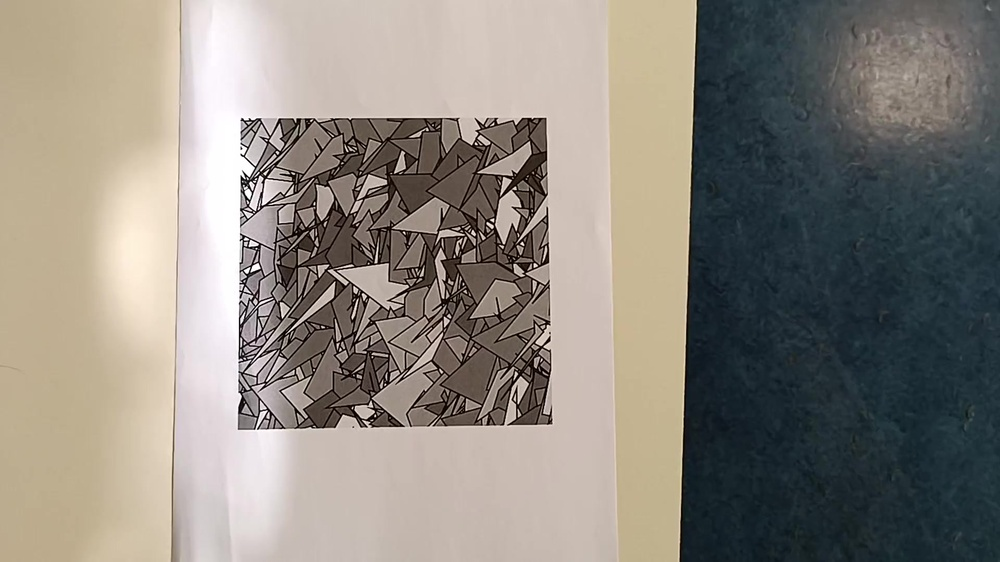
//> input picture build/Images/I0.jpg, 1000 x 562 px, shrunk from 1920 x 1080 before the run
$ ./Main   (built with g++ and OpenCV 4)
//> lines starting //> are read from the running program, lines starting //| are printed output that depends on the picture; after the words box and inside, x2 and y2 are one past the last pixel; in counts of white or black regions, pixels touching at a corner belong together
#include <opencv2/opencv.hpp>
#include <stdio.h>
#include <iostream>
#include <iomanip>
#include <fstream>

using namespace cv;
using namespace std;

vector<Point2f> points;
void CallBackFunc(int event, int x, int y, int flags, void *userdata)
{
    if (event == EVENT_LBUTTONDOWN)
    {
        points.push_back(Point2f(x, y));
        cout << "Left button of the mouse is clicked - position (" << x << ", " << y << ")" << endl;
        if (points.size() >= 4)
        {
            cout << "You have enought point, press any key to continue" << endl;
        }
        if (points.size() > 4)
        {
            points.erase(points.begin());
        }
    }
}

int main(int argc, char **argv)
{
    // DEBUG OPENCV VERSION
    std::cout << "OpenCV Version: " << CV_VERSION << std::endl;

    ////////////////
    //// PART 1 ////
    ////////////////

    // Get I0 from Images/I0.jpg
    Mat I0 = imread("./Images/I0.jpg", IMREAD_COLOR);
//> I0 is the input picture: 562 rows x 1000 cols, CV_8UC3; mean B, G, R 126.2, 134.3, 139.8
    Mat I0Original = I0.clone();
    if (I0.empty())
    {
        printf("Error opening image\n");
        return -1;
    }
    // display I0 in window
    namedWindow("I0", WINDOW_NORMAL);
    imshow("I0", I0);

    // I0 real size (I0 is a card)
    float cardWidth = 150;
    float cardHeight = 150;
    cout << "I0 size: " << I0.size() << endl;
//| I0 size: [1000 x 562]
    cout << "Card size: " << cardWidth << "x" << cardHeight << endl;

    ////////////////
    //// PART 2 ////
    ////////////////

    cout << "====================================" << endl;
    cout << "Click on the 4 corners of the card" << endl;

    // Start mouse callback to get corner points
    setMouseCallback("I0", CallBackFunc, NULL);

    // wait for 4 points
    while (points.size() < 4)
    {
        waitKey(0);
    }
//> this loop made 1 pass; the left mouse button is pressed and released at (250, 140)

    // get the last 4 points
    vector<Point2f> cardPoints;
    for (int i = 0; i < 4; i++)
    {
        cardPoints.push_back(points[points.size() - 4 + i]);
    }

    // DEBUG
    cout << "Card points: " << endl;
    for (int i = 0; i < 4; i++)
    {
        cout << cardPoints[i] << endl;
    }
    points.clear();

    // draw the points and lines
    for (int i = 0; i < 4; i++)
    {
        line(I0, cardPoints[i], cardPoints[(i + 1) % 4], Scalar(0, 0, 255), 5);
    }
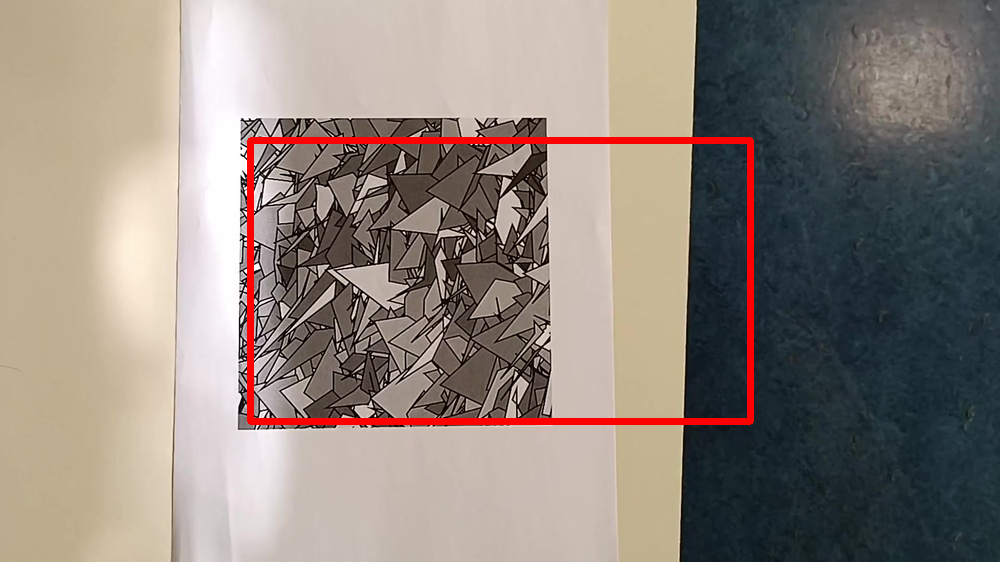
//> I0: 562 rows x 1000 cols, CV_8UC3; 1.94% of pixels changed, all inside (x1, y1, x2, y2) = (247, 137, 754, 425)

    ////////////////
    //// PART 3 ////
    ////////////////

    // THIS IS THE CALIBRATION DATA GET WITH Calibration.cpp

    cv::Mat cameraMatrix = (cv::Mat_<double>(3, 3) << 1801.007946952068, 0, 940.4847995845461,
                            0, 1818.038712323559, 546.9773425745414,
                            0, 0, 1);

    cv::Mat distCoeffs = (cv::Mat_<double>(1, 5) << -0.09990003035182503, 1.434678429670576, -0.002847463971810034, -0.007174763721013124, -6.507474025550844);

    // END OF CALIBRATION DATA

    ////////////////
    //// PART 5 ////
    ////////////////

    // Create 3D points of the card
    // We assume that the card is on the ground plane (Z = 0), scene planaire
    // WARNING : Card size is in mm
    vector<Point3f> objectPoints;
    objectPoints.push_back(Point3f(0, 0, 0));                  // Top-left corner
    objectPoints.push_back(Point3f(cardWidth, 0, 0));          // Top-right corner
    objectPoints.push_back(Point3f(cardWidth, cardHeight, 0)); // Bottom-right corner
    objectPoints.push_back(Point3f(0, cardHeight, 0));         // Bottom-left corner

    // Camera pose estimation
    Mat rvec, tvec;
    solvePnP(objectPoints, cardPoints, cameraMatrix, distCoeffs, rvec, tvec); // solvePnP compute tout seul les points homogenes

    // Display the results
    cout << "Rotation vector (rvec):" << endl
         << rvec << endl;
    cout << "Translation vector (tvec):" << endl
         << tvec << endl;

    vector<Point3f> worldRepere;
    worldRepere.push_back(Point3f(cardWidth / 2, cardHeight / 2, 0));
    worldRepere.push_back(Point3f(cardWidth / 2, cardHeight / 2, -50));
    worldRepere.push_back(Point3f(cardWidth / 2 + 50, cardHeight / 2, 0));
    worldRepere.push_back(Point3f(cardWidth / 2, cardHeight / 2 + 50, 0));

    vector<Point2f> worldRepereProjectedPoints;
    projectPoints(worldRepere, rvec, tvec, cameraMatrix, distCoeffs, worldRepereProjectedPoints);

    arrowedLine(I0, worldRepereProjectedPoints[0], worldRepereProjectedPoints[1], Scalar(0, 255, 0), 5);
    arrowedLine(I0, worldRepereProjectedPoints[0], worldRepereProjectedPoints[2], Scalar(255, 0, 0), 5);
    arrowedLine(I0, worldRepereProjectedPoints[0], worldRepereProjectedPoints[3], Scalar(0, 0, 255), 5);

    imshow("I0", I0);

    cout << "====================================" << endl;
    cout << "Image with borders and world repere" << endl;
    cout << "Press any key to continue" << endl;

    waitKey(0);

    // [34 lines of commented-out code are left out]

    cout << "====================================" << endl;
    cout << "Computing SIFT keypoints..." << endl;

    // Convert the image to grayscale
    Mat I0Gray;
    cvtColor(I0Original, I0Gray, COLOR_BGR2GRAY);
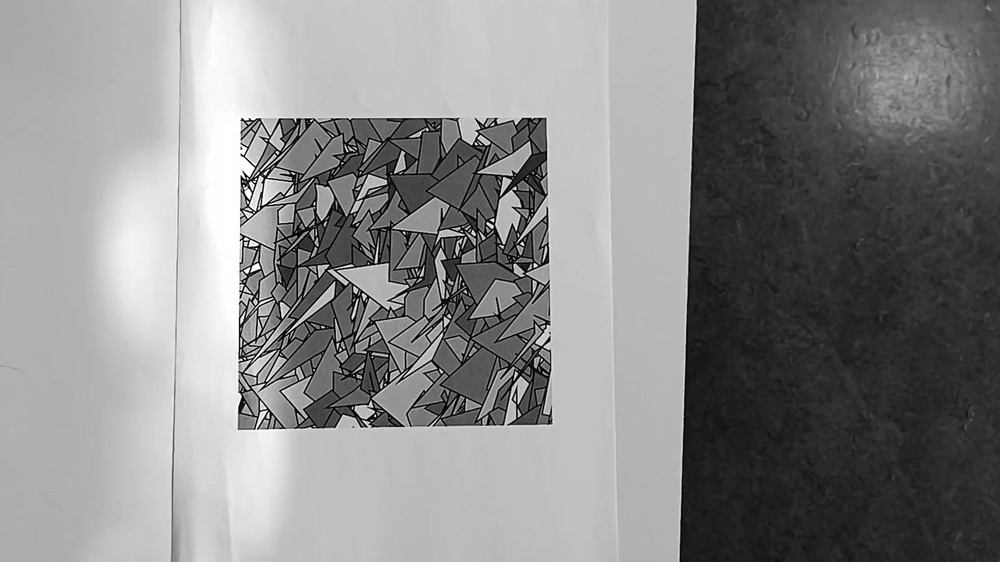
//> I0Gray: 562 rows x 1000 cols, CV_8UC1; min 0, max 255, mean 135

    // Detect SIFT keypoints and descriptors
    Ptr<SIFT> sift = SIFT::create();
    vector<KeyPoint> keypoints_original;
    Mat descriptorOriginal;
    sift->detectAndCompute(I0Gray, noArray(), keypoints_original, descriptorOriginal);
//> keypoints_original = 1073 keypoints; strongest (x, y, size): (522, 243, 2), (492, 220, 2.1), (277, 153, 1.9), (265, 173, 2)

    // Remove keypoints and descriptors outside the card
    vector<KeyPoint> keypointsOriginalInsidePolygon;
    Mat descriptorOriginalInsidePolygon;
    for (int i = 0; i < keypoints_original.size(); i++)
    {
        if (pointPolygonTest(cardPoints, keypoints_original[i].pt, false) >= 0)
        {
            keypointsOriginalInsidePolygon.push_back(keypoints_original[i]);
            descriptorOriginalInsidePolygon.push_back(descriptorOriginal.row(i));
        }
    }
//> after the loop, keypointsOriginalInsidePolygon = 833 keypoints; strongest (x, y, size): (522, 243, 2), (492, 220, 2.1), (277, 153, 1.9), (265, 173, 2)

    cout << "Number of keypoints: " << keypoints_original.size() << endl;
//| Number of keypoints: 1073
    Mat I0WithKeypoints;

    // Draw the keypoints on the image
    drawKeypoints(I0Original, keypointsOriginalInsidePolygon, I0WithKeypoints, Scalar(0, 0, 255));
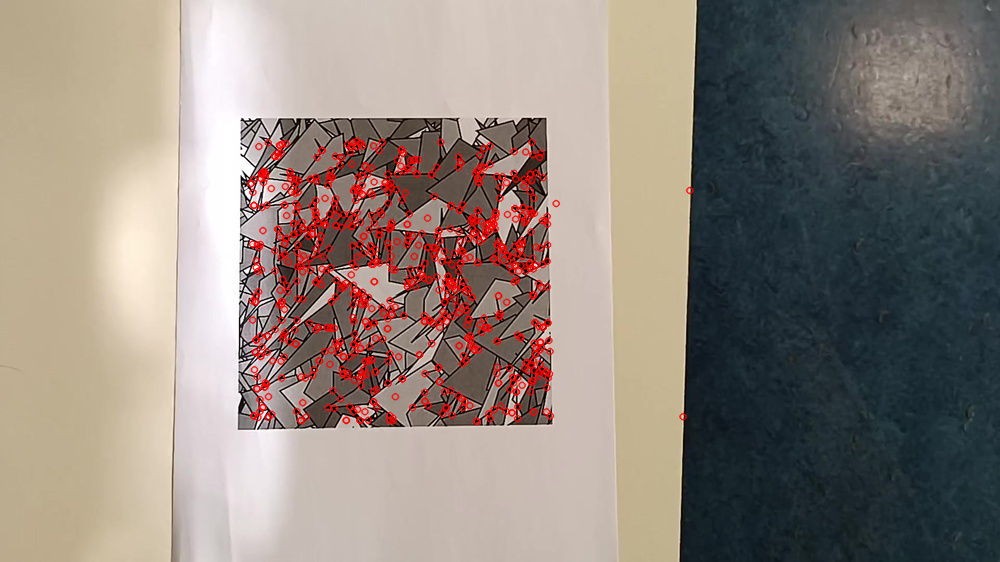
//> I0WithKeypoints: 562 rows x 1000 cols, CV_8UC3; mean B, G, R 123.9, 131.8, 143.7

    // Display the image with SIFT keypoints
    namedWindow("SIFT Keypoints", WINDOW_NORMAL);
    imshow("SIFT Keypoints", I0WithKeypoints);

    cout << "====================================" << endl;
    cout << "Image with SIFT keypoints inside the card" << endl;
    cout << "Press any key to continue" << endl;
    waitKey(0);

    ////////////////
    //// PART 8 ////
    ////////////////

    cout << "====================================" << endl;
    cout << "Starting video processing..." << endl;

    // get all image in Images/sequence folder
    vector<String> filenames;
    glob("./Images/sequence/*.jpg", filenames);

    // for each image, create Mat
    vector<Mat> images;
    for (size_t i = 0; i < filenames.size(); ++i)
    {
        images.push_back(imread(filenames[i]));
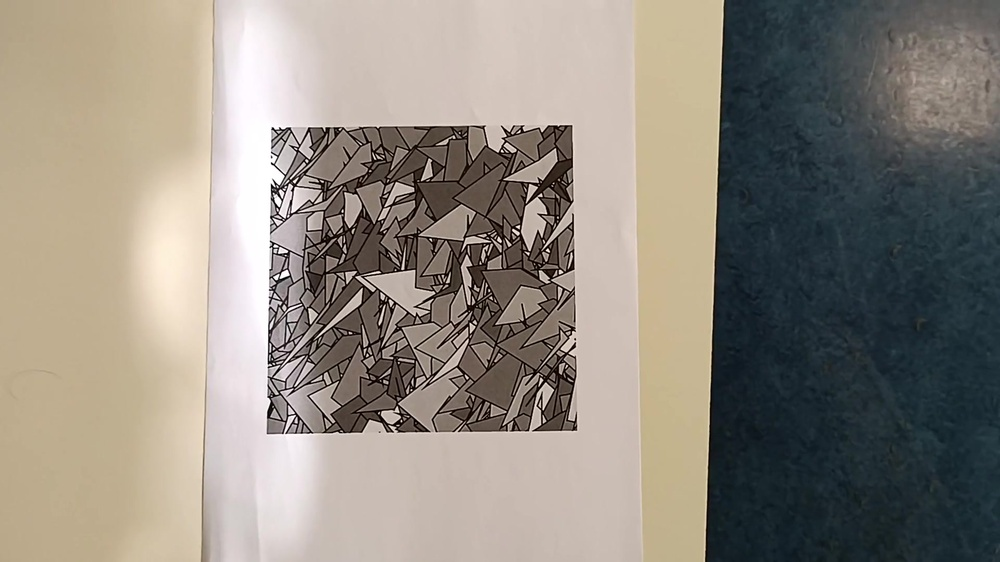
//> input picture build/Images/sequence/output_00012.jpg, 1000 x 562 px, shrunk from 1920 x 1080 before the run
//> images[0] is the input picture: 562 rows x 1000 cols, CV_8UC3; mean B, G, R 127.5, 137, 143.7
    }

    ////////////////
    //// PART 9 ////
    ////////////////

    vector<Point2f> oldSceneCorners;
    vector<float> SceneDistances;
    float seuil = 300;
    bool correction = true;

    // for each image, detect keypoints and descriptors
    for (Mat &IScene : images)
    {
        // Convert the image to grayscale
        Mat ISceneGray;
        cvtColor(IScene, ISceneGray, COLOR_BGR2GRAY);

        cout << "Processing image... [" << (&IScene - &images[0]) * 100 / images.size() << "%]"
             << "[ " << (&IScene - &images[0]) << "/" << images.size() << " ]" << endl;

        vector<KeyPoint> keypoints_scene;
        Mat descriptorScene;
        sift->detectAndCompute(ISceneGray, noArray(), keypoints_scene, descriptorScene);

        // Match 2nn descriptors
        FlannBasedMatcher matcher;
        vector<vector<DMatch>> matches;
        matcher.knnMatch(descriptorOriginalInsidePolygon, descriptorScene, matches, 2);

        // fill the vector of points with matches
        vector<Point2f> pointsOriginal;
        vector<Point2f> pointsScene;
        for (int i = 0; i < matches.size(); i++)
        {
            if (matches[i][0].distance < 0.75 * matches[i][1].distance)
            {
                pointsOriginal.push_back(keypointsOriginalInsidePolygon[matches[i][0].queryIdx].pt);
                pointsScene.push_back(keypoints_scene[matches[i][0].trainIdx].pt);
            }
        }

        // compute homography
        Mat H = findHomography(pointsOriginal, pointsScene, RANSAC);

        /*
        cout << "Homography matrix: " << endl
             << H << endl;
        */

        // calculate the corners of the object in the scene
        vector<Point2f> sceneCorners;

        perspectiveTransform(cardPoints, sceneCorners, H);

        // check distance between corners
        if ((&IScene - &images[0]) > 0 && correction)
        {
            float distance = 0;
            for (int i = 0; i < 4; i++)
            {
                distance += norm(sceneCorners[i] - oldSceneCorners[i]);
            }
            // cout << "Distance between corners: " << distance << endl;
            if (distance > seuil)
            {
                cout << "Error detected, trying to correct" << endl;
                sceneCorners = oldSceneCorners;
            }
            else
            {
                // save scene corners for next iteration
                oldSceneCorners = sceneCorners;
            }
            // save distance in vector
            SceneDistances.push_back(distance);
        }
        else
        {
            // save scene corners for next iteration
            oldSceneCorners = sceneCorners;
        }

        // draw a contour around the object in the scene
        line(IScene, sceneCorners[0], sceneCorners[1], Scalar(255, 0, 255), 5);
        line(IScene, sceneCorners[1], sceneCorners[2], Scalar(255, 0, 255), 5);
        line(IScene, sceneCorners[2], sceneCorners[3], Scalar(255, 0, 255), 5);
        line(IScene, sceneCorners[3], sceneCorners[0], Scalar(255, 0, 255), 5);

        /// Extract 3D-2D point correspondences for solvePnP
        vector<Point3f> objectPoints3D;
        objectPoints3D.push_back(Point3f(0, 0, 0));                  // Top-left corner
        objectPoints3D.push_back(Point3f(cardWidth, 0, 0));          // Top-right corner
        objectPoints3D.push_back(Point3f(cardWidth, cardHeight, 0)); // Bottom-right corner
        objectPoints3D.push_back(Point3f(0, cardHeight, 0));         // Bottom-left corner

        ////////////////
        //// PART 10 ///
        ////////////////

        vector<Point2f> sceneCorners2D;

        for (int i = 0; i < 4; ++i)
        {
            sceneCorners2D.push_back(sceneCorners[i]);
        }

        Mat rvec;
        Mat tvec;

        // Camera pose estimation using solvePnP
        solvePnP(objectPoints3D, sceneCorners2D, cameraMatrix, distCoeffs, rvec, tvec);

        /* Display the results
        cout << "Rotation vector (rvec):" << endl
             << rvec << endl;
        cout << "Translation vector (tvec):" << endl
             << tvec << endl;
        */

        ////////////////
        //// PART 11 ///
        ////////////////

        vector<Point3f> worldRepere;
        worldRepere.push_back(Point3f(cardWidth / 2, cardHeight / 2, 0));
        worldRepere.push_back(Point3f(cardWidth / 2, cardHeight / 2, -50));
        worldRepere.push_back(Point3f(cardWidth / 2 + 50, cardHeight / 2, 0));
        worldRepere.push_back(Point3f(cardWidth / 2, cardHeight / 2 + 50, 0));

        // compute world repere projected points
        vector<Point2f> worldRepereProjectedPoints;
        projectPoints(worldRepere, rvec, tvec, cameraMatrix, distCoeffs, worldRepereProjectedPoints);

        // Draw arrows for the coordinate axis
        arrowedLine(IScene, worldRepereProjectedPoints[0], worldRepereProjectedPoints[2], Scalar(255, 0, 0), 5);
        arrowedLine(IScene, worldRepereProjectedPoints[0], worldRepereProjectedPoints[3], Scalar(0, 0, 255), 5);
        arrowedLine(IScene, worldRepereProjectedPoints[0], worldRepereProjectedPoints[1], Scalar(0, 255, 0), 5);

        // Save the scene image with bounding box
        stringstream filenameStream;
        filenameStream << "./Images/res/frames/" << setw(4) << setfill('0') << (&IScene - &images[0]) << ".jpg";
        imwrite(filenameStream.str(), IScene);
    }
//> this loop made 3 passes
//> distance on passes 2 to 3: 258, 61.54
//| Processing image... [0%][ 0/3 ]
//| Processing image... [33%][ 1/3 ]
//| Processing image... [66%][ 2/3 ]
//> pass 1, `cvtColor(IScene, ISceneGray, COLOR_BGR2GRAY);`:
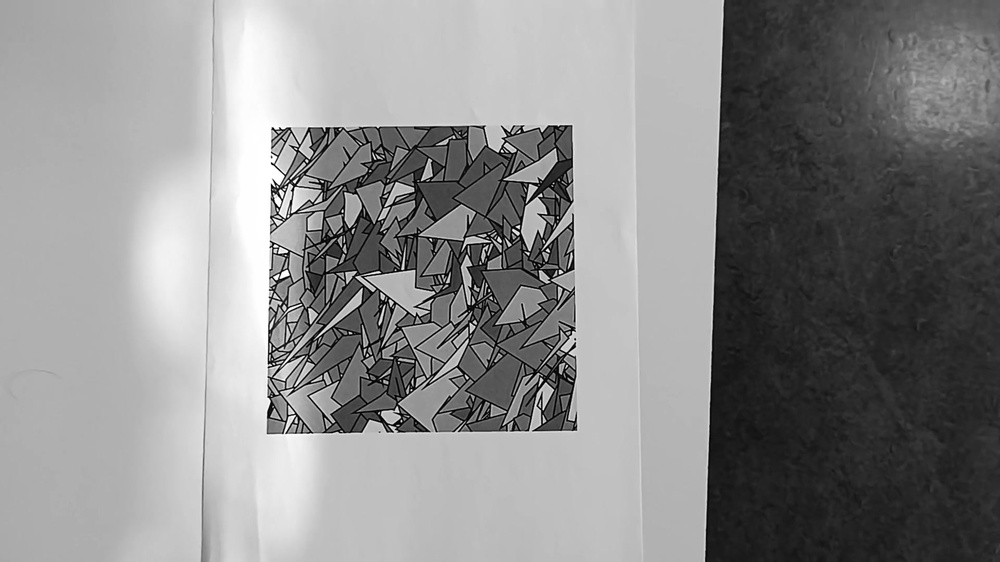
//> ISceneGray: 562 rows x 1000 cols, CV_8UC1; min 0, max 255, mean 138
//> pass 1, `arrowedLine(IScene, worldRepereProjectedPoints[0], worldRepereProjecte..`:
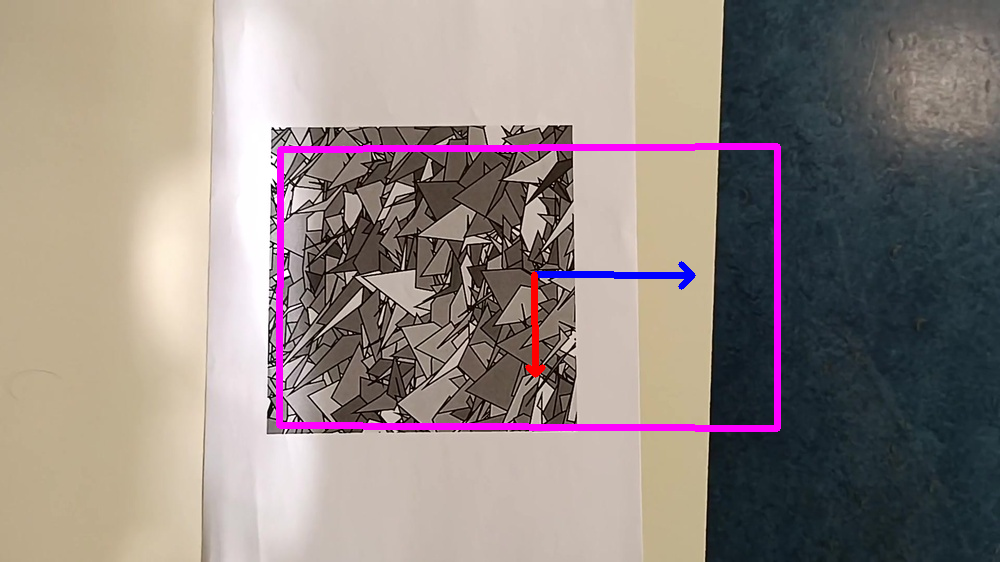
//> IScene: 562 rows x 1000 cols, CV_8UC3; mean B, G, R 130.5, 134.4, 146.3
//> pass 1, `arrowedLine(IScene, worldRepereProjectedPoints[0], worldRepereProjecte..`:
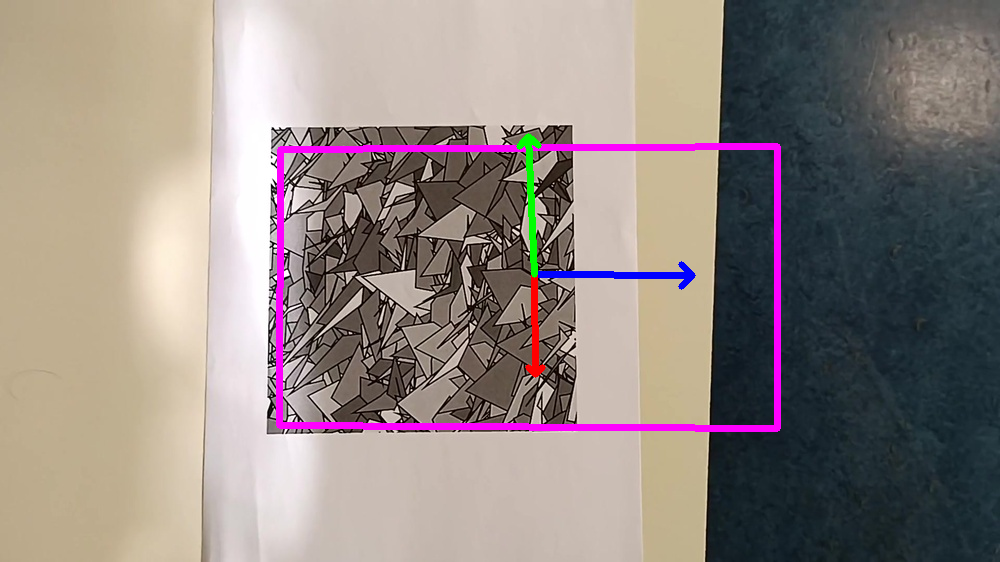
//> IScene: 562 rows x 1000 cols, CV_8UC3; 0.2% of pixels changed, all inside (x1, y1, x2, y2) = (516, 133, 542, 278)

    cout << "====================================" << endl;
    cout << "Video processing done" << endl;
    cout << "Frames saved in ./Images/res/frames" << endl;
    cout << "Saving debug data..." << endl;

    // write distances.txt
    ofstream distancesFile;
    distancesFile.open("./Images/res/distances.txt");
    for (int i = 0; i < SceneDistances.size(); i++)
    {
        distancesFile << SceneDistances[i] << endl;
    }
//> this loop made 2 passes

    ////////////////
    //// PART 13 ///
    ////////////////

    cout << "====================================" << endl;
    cout << "To create the video, run the following command:" << endl;
    cout << "ffmpeg -framerate 25 -pattern_type glob -i './Images/res/frames/*.jpg' -c:v libx264 -r 25 ./Images/res/out.mp4" << endl;

    // ffmpeg -framerate 25 -pattern_type glob -i '*.jpg' -c:v libx264 -r 25 out.mp4

    return 0;
}
